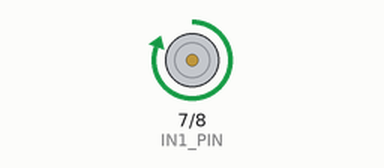
This sketch was run on a simulated Arduino Uno, built with avr-gcc and run on an emulated ATmega328P. Parts: motor-driver pin pairs drawn as motors (green arrow = first pin HIGH = forward, orange = second pin HIGH = backward, longer = more drive, scaled by the enable pin).

Above: at 3.5 s.
At 7.6 s:
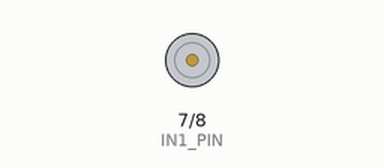
Timing chart, 0 to 10.6 s (numbered marks = the images above):
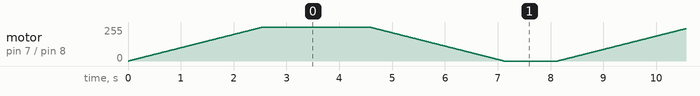

The sketch:

motor_control.ino
```cpp
//basic code to control motor speed and direction using the L298N motor driver

const int ENA_PIN = 6; //ENA pins control speed of the motors
const int IN1_PIN = 7;
const int IN2_PIN = 8;

void setup(){
  pinMode(ENA_PIN, OUTPUT);
  pinMode(IN1_PIN, OUTPUT);
  pinMode(IN2_PIN, OUTPUT);
}

void loop() {
  digitalWrite(IN1_PIN, HIGH); // control motor A spins clockwise
  digitalWrite(IN2_PIN, LOW); // control motor A spins clockwise

  for(int speed = 0; speed <= 255; speed++){
    analogWrite(ENA_PIN, speed); //controls speed
    delay(10);
  }
  delay(1000); //rotates at maximum speed for 1 second in clockwise direction

  //change direction
  digitalWrite(IN1_PIN, LOW); // control motor A spins anti-clockwise
  digitalWrite(IN1_PIN, HIGH); // control motor A spins anti-clockwise

  delay(1000);

  for (int speed = 255; speed >= 0; speed--){
    analogWrite(ENA_PIN, speed); //controls speed
    delay(10);
  }
  delay(1000);
}
```
